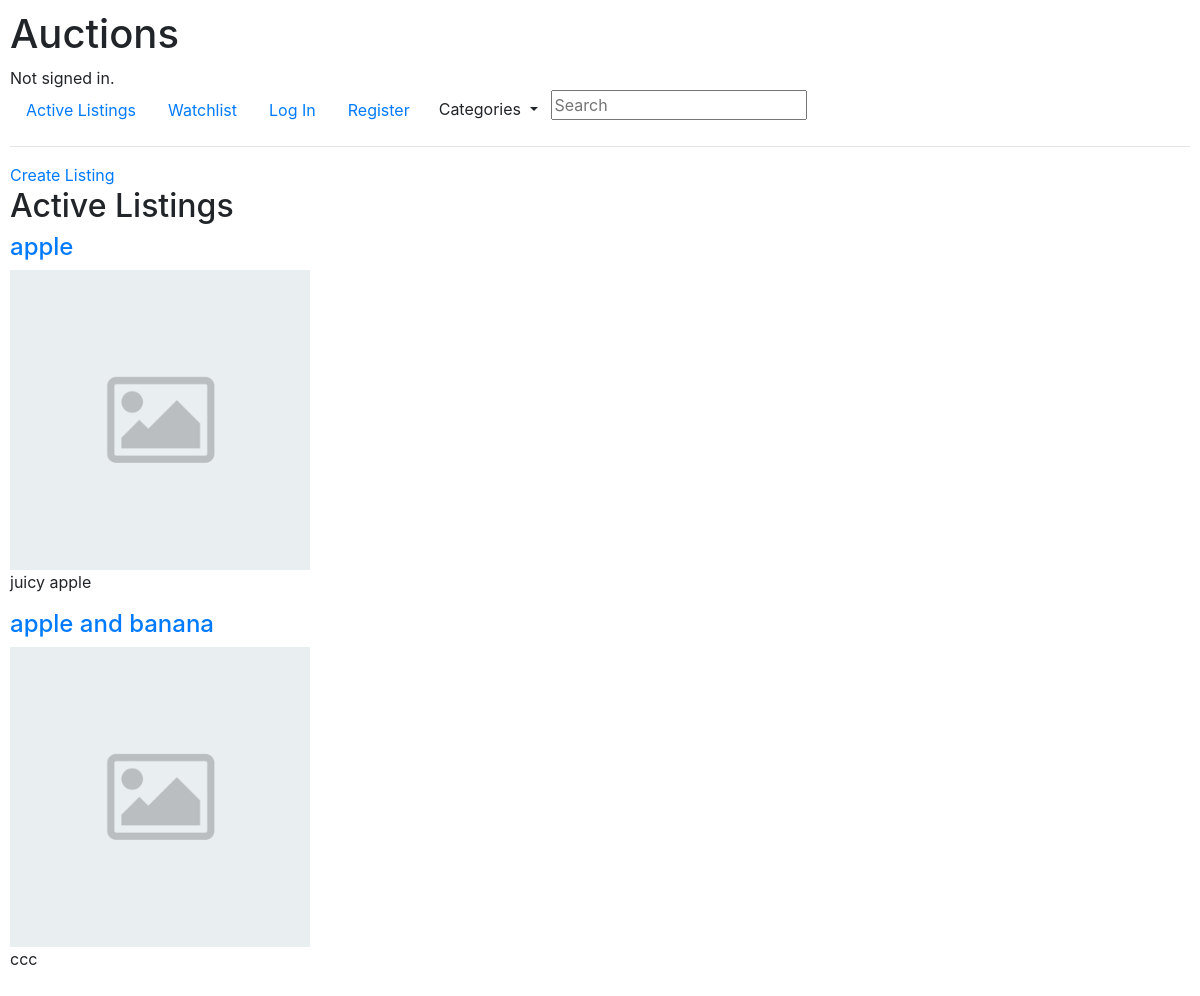
Before: / with the older database file.
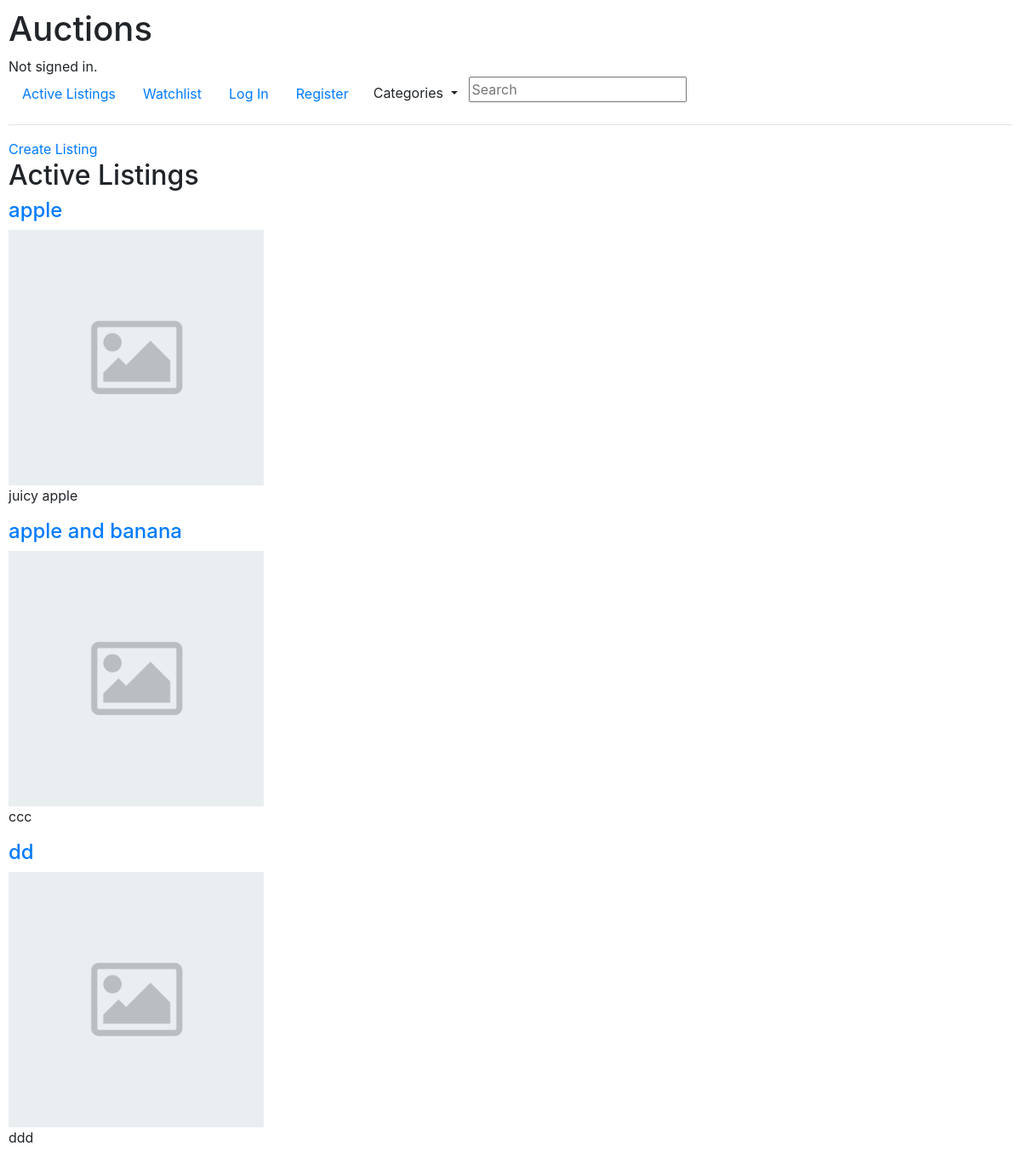
After: the same page with the newer database file.
### auctions/models.py (models this page shows, shortened)
class Listing(models.Model):
    title = models.CharField(max_length=64)
    description = models.TextField(max_length=500)
    image = models.ImageField(default='default.png')
    start_bid = models.DecimalField(max_digits=12, decimal_places=2)
    date_created = models.DateTimeField(default=timezone.now)
    category = models.ForeignKey(Category, on_delete=models.CASCADE)
    user = models.ForeignKey(User, on_delete=models.CASCADE)
    comment = models.ManyToManyField(Comment)
    bid = models.ManyToManyField(Bid)

### auctions/views.py (the view)
# urls.py: path("", views.index, name="index"),
def index(request):
    listings = Listing.objects.all()
    return render(request, "auctions/index.html", {
        "listings": listings,
        "categories": Category.objects.all()
    })

### auctions/models.py (called while the page is built)
    def __str__(self):
        return self.category

### auctions/templates/auctions/index.html
{% extends "auctions/layout.html" %}
{% block body %}
<a href="{% url 'create' %}">Create Listing</a>
    <h2>Active Listings</h2>
    {% for listing in listings %}
    <h4><a href="{% url 'item' listing.title %}">{{ listing.title }} </a></h4>
    <img src="{{ listing.image.url }}" alt="image" style="width: 300px; height:auto;">
    <p>{{ listing.description }}</p>
    {% endfor %}
{% endblock %}

Changed rows visible on the page:
added Listing: title "dd", image (placeholder picture), description "ddd"
